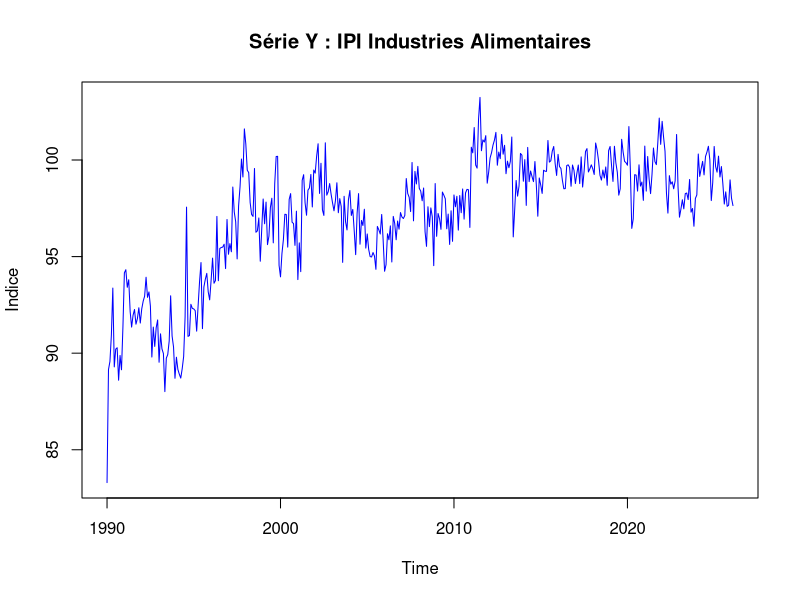
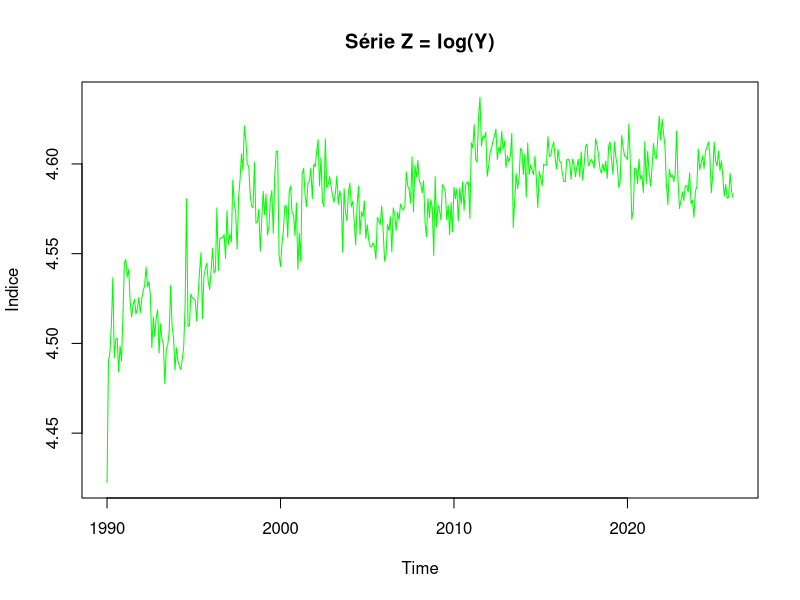
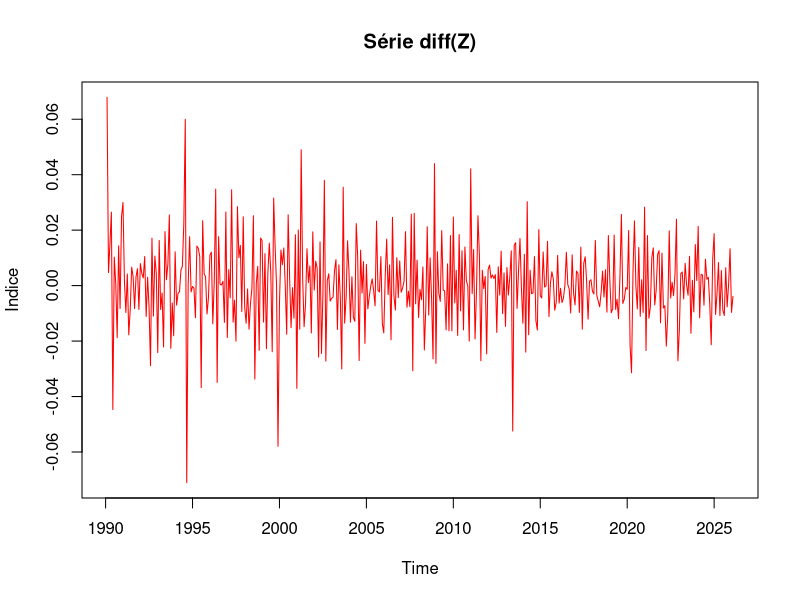
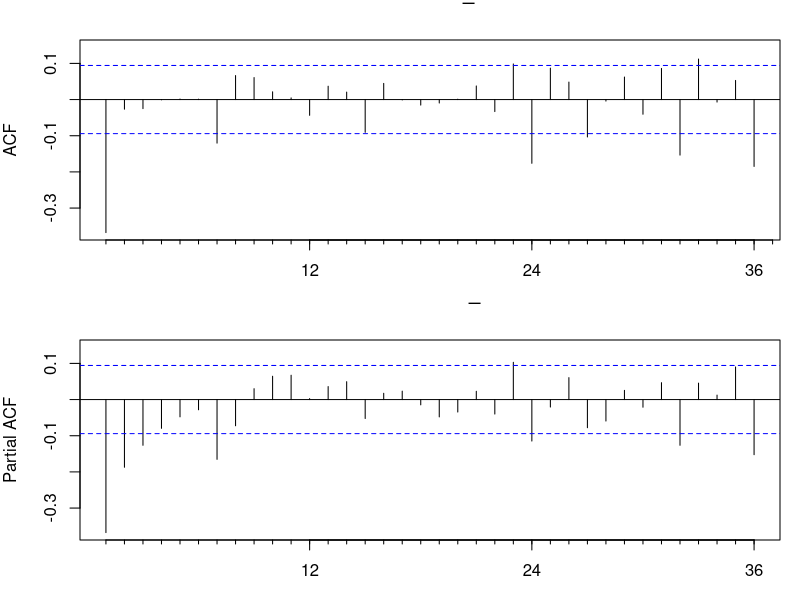
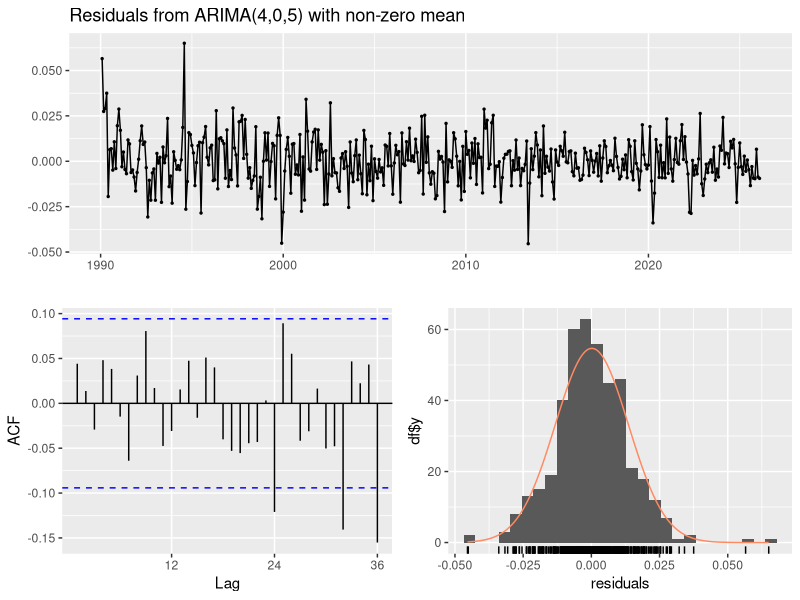
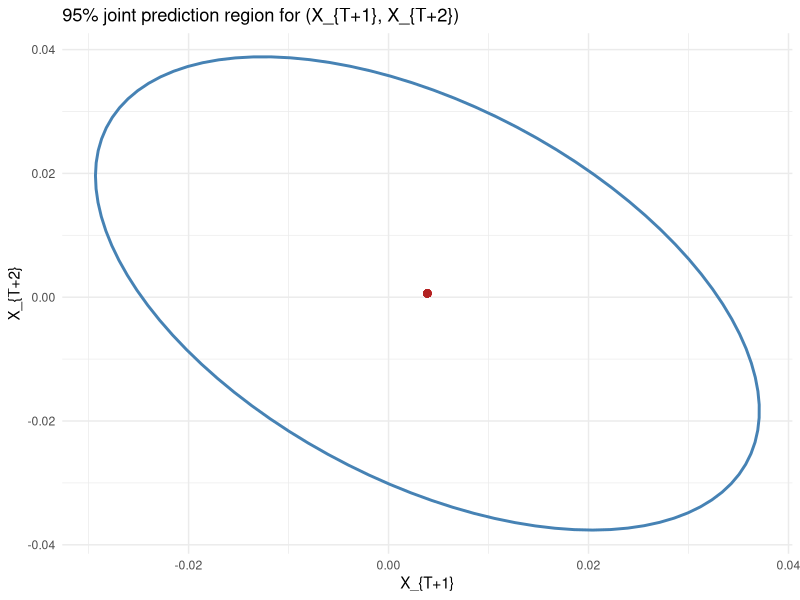

Write the R code that produced these figures, in order.
## ---- chunk 1
knitr::opts_chunk$set(
  echo = TRUE,
  warning = TRUE,
  message = TRUE,
  fig.align = "center",
  fig.width = 10,
  fig.height = 6
)

required_pkgs <- c(
  "readr", "dplyr", "ggplot2", "lubridate", 
  "forecast", "tseries", "ellipse", "knitr"
)

missing_pkgs <- required_pkgs[!vapply(required_pkgs, requireNamespace, logical(1), quietly = TRUE)]
if (length(missing_pkgs) > 0) {
  install.packages(missing_pkgs, repos = "https://cloud.r-project.org")
}

library(dplyr)
library(ggplot2)
library(tseries)
library(forecast)
library(knitr)

d <- 1
## ---- chunk 2

df <- read.csv("data/valeurs_mensuelles.csv", sep = ";", skip = 4, header = FALSE, stringsAsFactors = FALSE)

df <- df[, 1:2]
colnames(df) <- c("date_brute", "valeur")

df <- df[df$valeur != "" & !is.na(df$valeur), ]

# On ajoute "-01" pour créer un format AAAA-MM-JJ lisible par R
df$date <- as.Date(paste0(df$date_brute, "-01"))
df <- df[order(df$date), ]

# On récupère l'année et le mois de début
start_y <- as.numeric(format(df$date[1], "%Y"))
start_m <- as.numeric(format(df$date[1], "%m"))

Y <- ts(df$valeur, start = c(start_y, start_m), frequency = 12)

plot(Y, main = "Série Y : IPI Industries Alimentaires", ylab = "Indice", col = "blue")
## ---- chunk 3
Z <- log(Y)
plot(Z, main = "Série Z = log(Y)", ylab = "Indice", col = "green")
## ---- chunk 4
X <- diff(Z, differences = d)
plot(X, main = "Série diff(Z)", ylab = "Indice", col = "red")
## ---- chunk 5
adf.test(X)
kpss.test(X)
## ---- chunk 6
op <- par(mfrow = c(2, 1), mar = c(3, 4, 2, 1))
forecast::Acf(X, lag.max = 36, main = "ACF of X_t")
forecast::Pacf(X, lag.max = 36, main = "PACF of X_t")
par(op)
## ---- chunk 7
max_p <- 5
max_q <- 5

grid <- expand.grid(p = 0:max_p, q = 0:max_q) %>%
  rowwise() %>%
  mutate(
    fit = list(tryCatch(
      Arima(X, order = c(p, 0, q), include.mean = TRUE),
      error = function(e) NULL
    )),
    aic = ifelse(is.null(fit), NA, AIC(fit)),
    bic = ifelse(is.null(fit), NA, BIC(fit))
  ) %>%
  ungroup() %>%
  arrange(aic)

grid %>%
  filter(!is.na(aic)) %>%
  select(p, q, aic, bic) %>%
  head(5) %>%
  kable()

best_row <- grid %>% filter(!is.na(aic)) %>% slice(1)
best_fit <- best_row$fit[[1]]
best_row %>% select(p, q, aic, bic) %>% kable()
## ---- chunk 8
coef <- best_fit$coef
se <- sqrt(diag(best_fit$var.coef))
coef_tbl <- tibble::tibble(
  term = names(coef),
  estimate = unname(coef),
  std_error = unname(se),
  t_value = unname(coef / se)
) %>%
  mutate(across(where(is.numeric), ~ round(.x, 4)))

coef_tbl %>% kable()
## ---- chunk 9
checkresiduals(best_fit, test = FALSE)
## ---- chunk 10
res <- residuals(best_fit)
lb_test <- Box.test(res, lag = 24, type = "Ljung-Box", fitdf = sum(best_fit$arma[1:4]))
jb_test <- tseries::jarque.bera.test(res)
## ---- chunk 11
alpha <- 0.95

pred <- predict(best_fit, n.ahead = 2)
mu <- as.numeric(pred$pred)

# Extract AR and MA coefficients for psi1
ar <- if (!is.null(best_fit$model$phi)) best_fit$model$phi else numeric(0)
ma <- if (!is.null(best_fit$model$theta)) best_fit$model$theta else numeric(0)
psi1 <- if (length(ar) == 0 && length(ma) == 0) 0 else ARMAtoMA(ar, ma, lag.max = 1)[1]

sigma2 <- best_fit$sigma2
Sigma <- matrix(
  c(sigma2, sigma2 * psi1, sigma2 * psi1, sigma2 * (1 + psi1^2)),
  nrow = 2
)

ell <- as.data.frame(ellipse::ellipse(Sigma, centre = mu, level = alpha))
colnames(ell) <- c("X_T1", "X_T2")

corr12 <- Sigma[1, 2] / sqrt(Sigma[1, 1] * Sigma[2, 2])

p <- ggplot(ell, aes(x = X_T1, y = X_T2)) +
  geom_path(color = "steelblue", linewidth = 1) +
  geom_point(aes(x = mu[1], y = mu[2]), color = "firebrick", size = 2) +
  labs(
    title = "95% joint prediction region for (X_{T+1}, X_{T+2})",
    x = "X_{T+1}",
    y = "X_{T+2}"
  ) +
  theme_minimal()

p
## ---- chunk 12
code_chunks <- knitr::knit_code$get()
code_text <- unlist(code_chunks, use.names = FALSE)

cat("```r\n")
cat(paste(code_text, collapse = "\n\n"))
cat("\n```\n")
